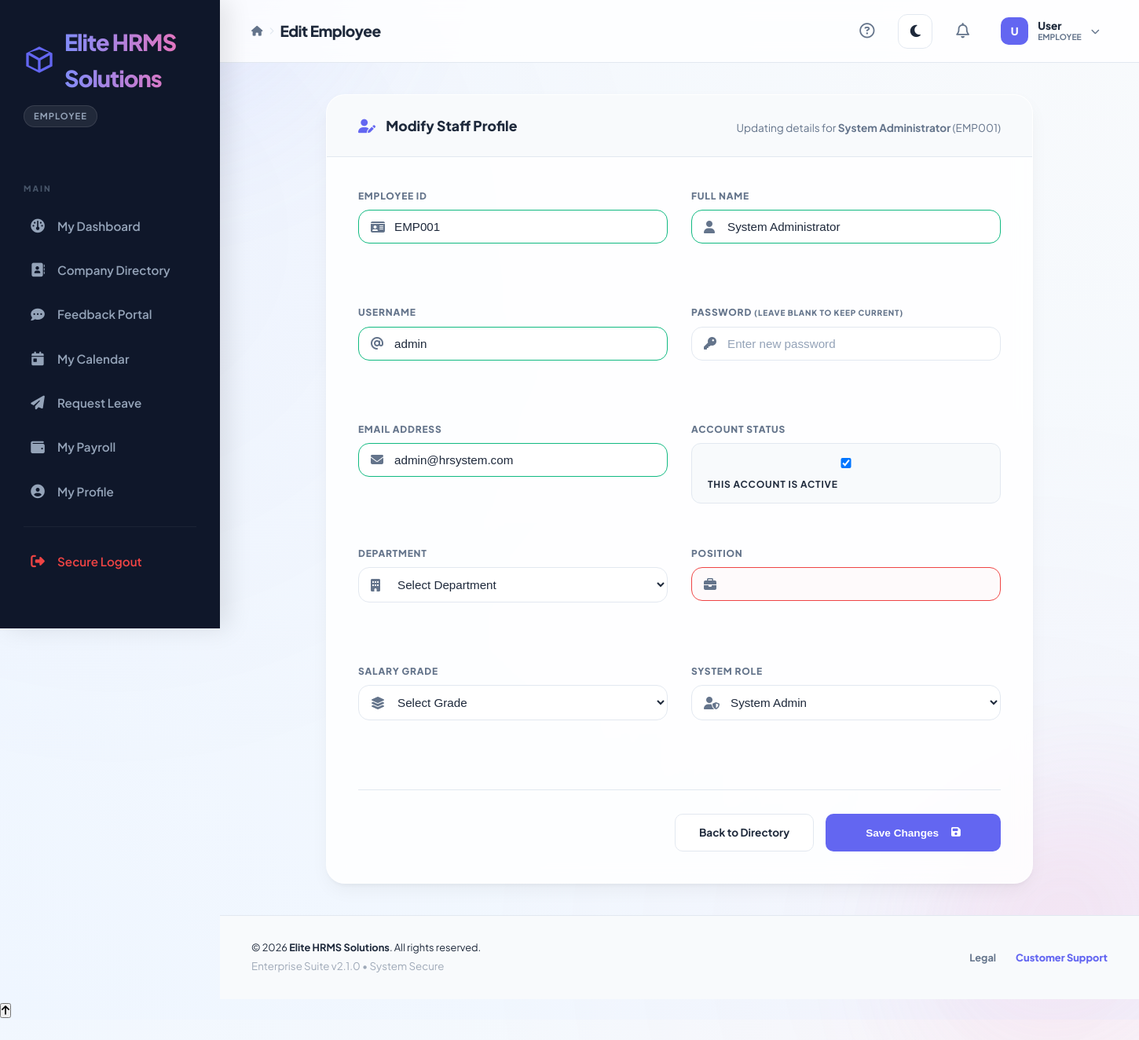
The page /admin/employee_edit.php?id=1 on the database its author committed.
### tables this page shows
CREATE TABLE system_settings (
    id INT AUTO_INCREMENT PRIMARY KEY,
    setting_key VARCHAR(50) NOT NULL UNIQUE,
    setting_value TEXT,
    updated_at TIMESTAMP DEFAULT CURRENT_TIMESTAMP ON UPDATE CURRENT_TIMESTAMP
);

CREATE TABLE employees (
    id INT AUTO_INCREMENT PRIMARY KEY,
    employee_id VARCHAR(20) UNIQUE NOT NULL,
    username VARCHAR(50) UNIQUE NOT NULL,
    password VARCHAR(255) NOT NULL,
    email VARCHAR(100) UNIQUE NOT NULL,
    full_name VARCHAR(100) NOT NULL,
    phone VARCHAR(20),
    address TEXT,
    department_id INT,
    position VARCHAR(100),
    salary_grade_id INT,
    dob DATE NULL,
    hire_date DATE,
    leave_balance INT DEFAULT 15,
    role ENUM('admin', 'employee', 'hr') DEFAULT 'employee',
    profile_pic VARCHAR(255) NULL,
    ui_accent VARCHAR(20) DEFAULT NULL,
    is_active BOOLEAN DEFAULT TRUE,
    created_at TIMESTAMP DEFAULT CURRENT_TIMESTAMP,
    updated_at TIMESTAMP DEFAULT CURRENT_TIMESTAMP ON UPDATE CURRENT_TIMESTAMP,
    FOREIGN KEY (department_id) REFERENCES departments(id) ON DELETE SET NULL,
    FOREIGN KEY (salary_grade_id) REFERENCES salary_grades(id) ON DELETE SET NULL
);

### admin/employee_edit.php (the view, shortened to what the rows shown need)
<?php
require_once '../includes/header.php';
get_header("Edit Employee");
$id = (int)$_GET['id'];
$emp = mysqli_fetch_assoc(mysqli_query($conn, "SELECT * FROM employees WHERE id = $id"));
?>
<div class="card" style="max-width: 900px; margin: 0 auto; overflow: hidden;">
    <div class="card-header" style="background: #f8fafc; border-bottom: 1px solid var(--border); padding: 25px 40px;">
        <h3 style="font-weight: 800;"><i class="fas fa-user-edit" style="margin-right: 10px; color: var(--primary);"></i> Modify Staff Profile</h3>
        <p style="color: var(--text-muted); font-size: 0.85rem; margin-top: 5px;">Updating details for <strong><?php echo htmlspecialchars($emp['full_name']); ?></strong> (<?php echo $emp['employee_id']; ?>)</p>
    </div>
    <div class="card-body" style="padding: 40px;">
        <form method="POST">
            <div class="dashboard-grid" style="grid-template-columns: 1fr 1fr; gap: 30px; padding: 0;">
                <div class="form-group">
                    <div class="form-icon-group">
                        <i class="fas fa-id-card"></i>
                        <input type="text" name="employee_id" required value="<?php echo htmlspecialchars($emp['employee_id']); ?>">
                    </div>
                </div>
                <div class="form-group">
                    <div class="form-icon-group">
                        <i class="fas fa-user"></i>
                        <input type="text" name="full_name" required value="<?php echo htmlspecialchars($emp['full_name']); ?>">
                    </div>
                </div>
                <div class="form-group">
                    <div class="form-icon-group">
                        <i class="fas fa-at"></i>
                        <input type="text" name="username" required value="<?php echo htmlspecialchars($emp['username']); ?>">
                    </div>
                </div>
                <div class="form-group">
                    <div class="form-icon-group">
                        <i class="fas fa-envelope"></i>
                        <input type="email" name="email" required value="<?php echo htmlspecialchars($emp['email']); ?>">
                    </div>
                </div>
                <div class="form-group">
                    <div style="padding: 12px 20px; background: #f8fafc; border-radius: 12px; border: 1px solid var(--border); margin-top: 5px;">
                        <input type="checkbox" name="is_active" id="is_active" <?php echo $emp['is_active'] ? 'checked' : ''; ?>>
                        <label for="is_active" style="display: inline; font-weight: 700; color: var(--text-main); margin-left: 8px;"> This account is active</label>
                    </div>
                </div>
                <div class="form-group">
                    <div class="form-icon-group">
                        <i class="fas fa-user-shield"></i>
                        <select name="role" required>
                            <option value="admin" <?php echo $emp['role'] == 'admin' ? 'selected' : ''; ?>>System Admin</option>
                        </select>
                    </div>
                </div>
            </div>
        </form>
    </div>
</div>
<?php require_once '../includes/footer.php'; ?>

### includes/header.php (shortened to what the rows shown need)
<?php
require_once __DIR__ . '/auth.php';
require_once __DIR__ . '/functions.php';
function get_header($title = "HR Payroll System") {
?>
<!DOCTYPE html>
<html lang="en">
<head>
    <link rel="stylesheet" href="<?php echo BASE_URL; ?>style.css">
    <link rel="stylesheet" href="https://cdnjs.cloudflare.com/ajax/libs/font-awesome/6.4.0/css/all.min.css">
</head>
<body class="sidebar-open">
    <div class="app-container">
        <aside class="sidebar" id="sidebar">
            <div class="sidebar-header">
                <div class="logo-wrapper">
                    <img src="<?php echo BASE_URL; ?>favicon.svg" alt="Logo" width="40">
                    <h2 style="background: linear-gradient(to right, #818cf8, #f472b6, #818cf8); background-size: 200% auto; -webkit-background-clip: text; -webkit-text-fill-color: transparent; animation: textShine 3s linear infinite;"><?php echo get_setting('company_name') ?? 'HRMS'; ?></h2>
                </div>
            </div>
        </aside>
        <main class="main-content">
            <header class="top-bar">
                <div class="top-bar-left">
                    <div class="breadcrumb">
                        <div style="display: flex; align-items: center; gap: 8px;">
                            <h1 style="margin: 0; font-size: 1.2rem;"><?php echo $title; ?></h1>
                        </div>
                    </div>
                </div>
            </header>
            <div class="content-body">
<?php
}
?>

### includes/footer.php (shortened to what the rows shown need)
            </div>
            <footer class="app-footer no-print" style="padding: 30px 40px; border-top: 1px solid var(--border); display: flex; justify-content: space-between; align-items: center; background: var(--bg-app); margin-top: auto;">
                <div>
                    <p style="font-size: 0.8rem; color: var(--text-main); margin: 0;">&copy; <?php echo date('Y'); ?> <strong><?php echo get_setting('company_name') ?? 'Elite HRMS'; ?></strong>. All rights reserved.</p>
                </div>
            </footer>
        </main>
    </div>
</body>
</html>

### rows shown on the page
system_settings: setting_value "Elite HRMS Solutions"
employees: full_name "System Administrator", employee "EMP001", employee_id "EMP001", username "admin", email "admin@hrsystem.com", is_active "☑", role "System Admin"

### other values the page prints
$role "EMPLOYEE"
$title "Edit Employee"
substr($user['full_name'] ?? 'U', 0, 1) "U"
explode(' ', $user['full_name'] ?? 'User')[0] "User"
